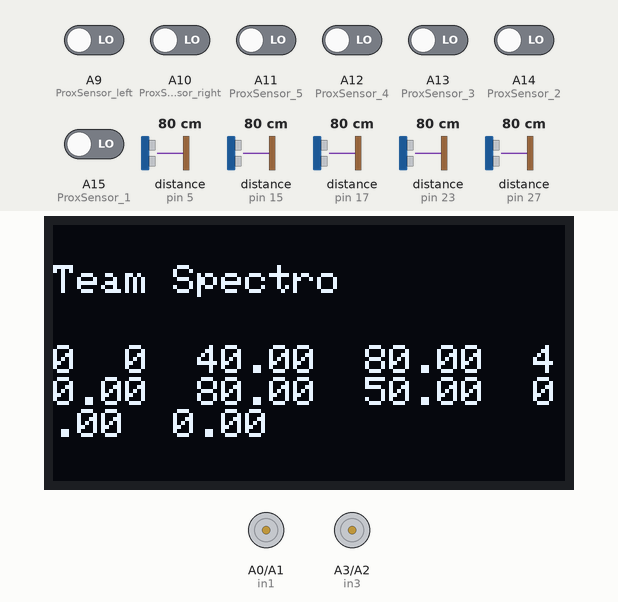
Recording of a sketch running on a simulated Arduino Mega 2560, built with avr-gcc and run on an emulated ATmega2560. On the bench: 128×64 one-colour display, motor-driver pin pairs drawn as motors (green arrow = first pin HIGH = forward, orange = second pin HIGH = backward, longer = more drive, scaled by the enable pin). The test bench sets the inputs (shaded band); at power-on: A9 (ProxSensor_left), A10 (ProxSensor_right), A11 (ProxSensor_5), A12 (ProxSensor_4), A13 (ProxSensor_3), A14 (ProxSensor_2), A15 (ProxSensor_1) LOW, distance to the obstacle (sensors on pin 15, pin 17, pin 23, pin 5, pin 27) 80 cm. The echo pulse lasts 58.3 µs per cm.

Above: at 7.8 s.
7.9 s: A9 (ProxSensor_left) driven HIGH
At 10.3 s:
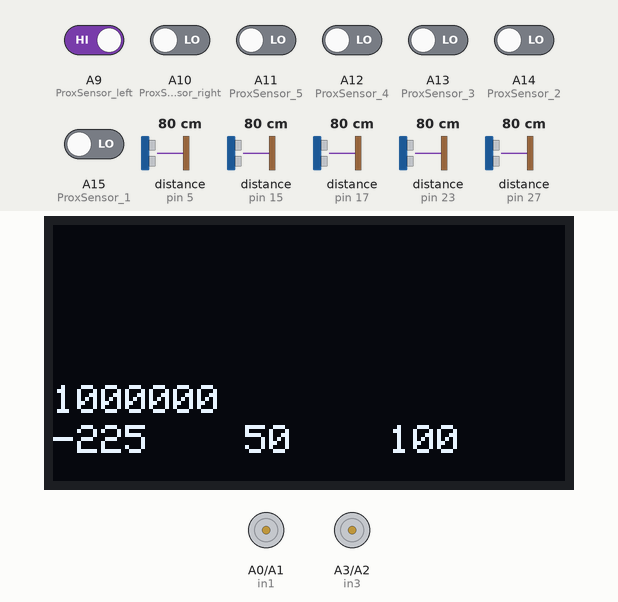
10.9 s: A10 (ProxSensor_right) driven HIGH
At 13.5 s:
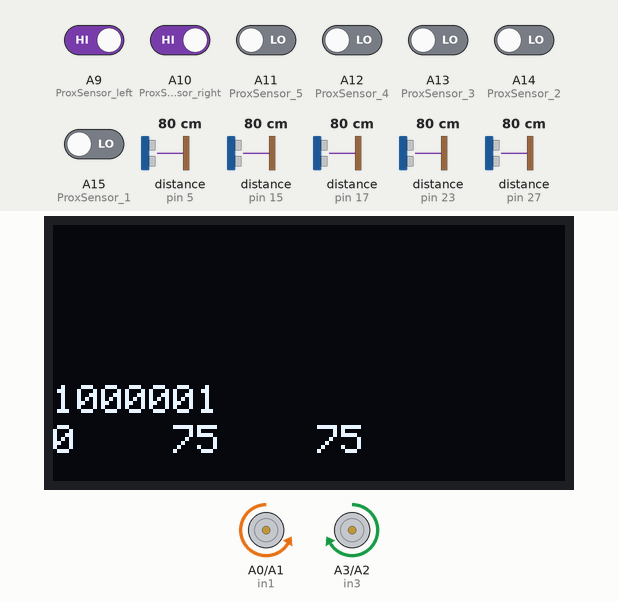
15.3 s: A9 (ProxSensor_left) driven LOW
At 16.5 s:
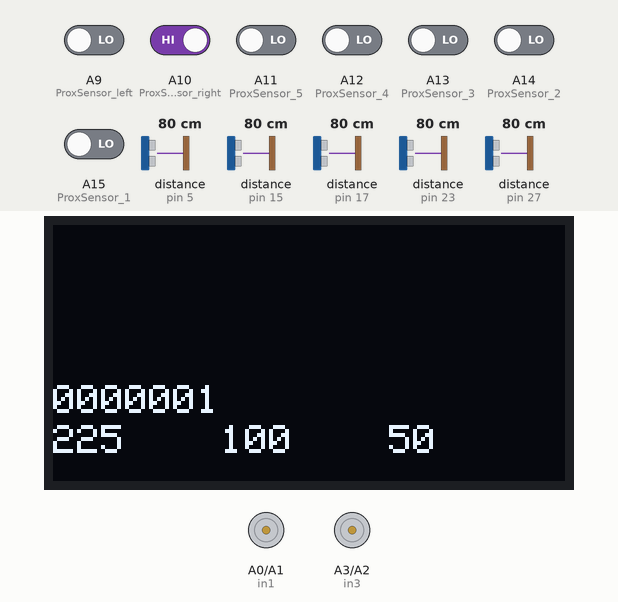
19.8 s: distance to the obstacle (sensor on pin 15) set to 2 cm
At 22.82 s:
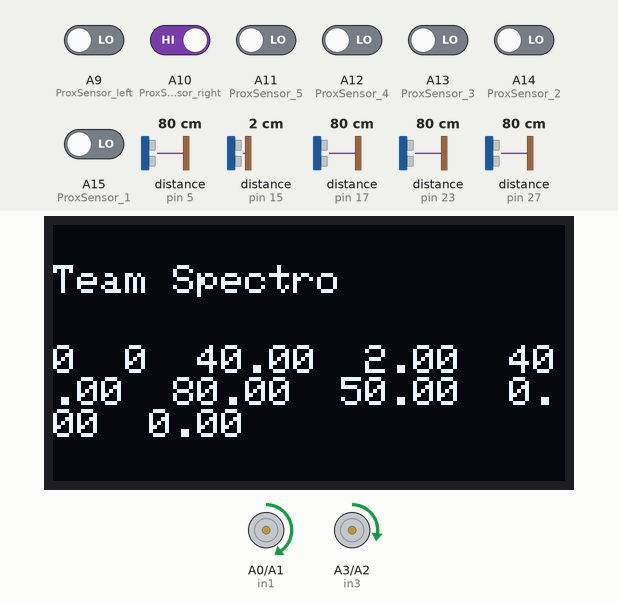
24.2 s: distance to the obstacle (sensor on pin 17) set to 2 cm
At 27.24 s:
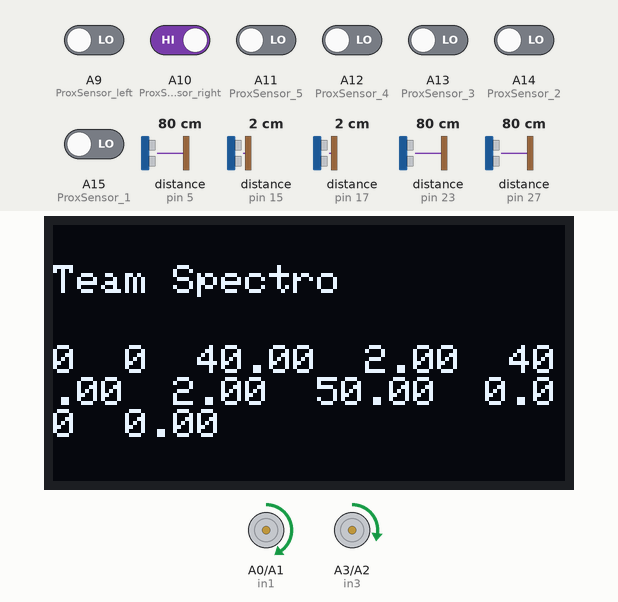
28.7 s: distance to the obstacle (sensor on pin 23) set to 2 cm
Timing chart, 0 to 32.9 s (numbered marks = the images above; inputs shaded):
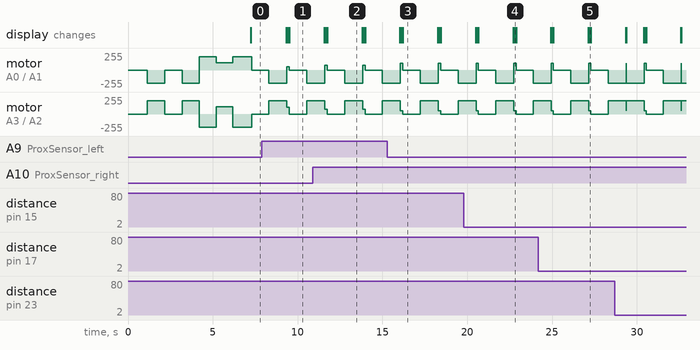

The sketch:

Blind_Box_Final.ino
```cpp
#include <HCSR04.h>


#define COLLISION_DISTANCE 48
#define MAX_SPEED 180
#define REFERENCE_DISTANCE 30


#define MAX_SENSOR_VALUE 4000
#define MAX_OF_SENSOR 3000
#define DIST_PROPORTIONAL_CONST 0.034/2
#include <Wire.h>
#include <Adafruit_GFX.h>
#include <Adafruit_SSD1306.h>


#define SCREEN_WIDTH 128 // OLED display width,  in pixels
#define SCREEN_HEIGHT 64 // OLED display height, in pixels

// declare an SSD1306 display object connected to I2C
Adafruit_SSD1306 oled(SCREEN_WIDTH, SCREEN_HEIGHT, &Wire, -1);

float box_distance1,box_distance2,box_distance3,box_distance4,box_distance5,box_front_errorD,box_back_errorD,box_errorD1,box_errorD2,box_derivative1,box_derivative2,box_integral1=0.0,box_integral2=0.0,box_previousErrorD1=0.0,box_previousErrorD2=0.0,box_outputD1,box_outputD2,MIN_SPEED = 40;
float Kp_d=0.9,Ki_d=0,Kd_d=0.9;
int speedL,speedR,basespeed=110;

bool box_enter = true;

//right motor pins
const int in1 = A0;
const int in2 = A1;
const int enA = 3;

//left motor pins
const int in3 = A3;
const int in4 = A2;
const int enB = 10;

const int ProxSensor_left=A9;     // 3 left
const int ProxSensor_1=A15;       // 2 left
const int ProxSensor_2=A14;       // 1 left
const int ProxSensor_3=A13;       // 0 middle
const int ProxSensor_4=A12;       // 1 right
const int ProxSensor_5=A11;       // 2 right
const int ProxSensor_right=A10;   // 3 right

//sensor
const int trigPin1 = 4;//box_distance1
const int echoPin1 = 5;
const int trigPin2 = 26;//box_distance2
const int echoPin2 = 27;
const int trigPin3 = 14;//box_distance3
const int echoPin3 = 15;
const int trigPin4 = 16;//box_distance4
const int echoPin4 = 17;
const int trigPin5 = 22;//box_distance5
const int echoPin5 = 23;

int error_list[5] = {0,0,0,0,0};
float kp = 0.6;
float kd = 0.;
float ki = 0.0000;
int inputVal[7] = {0,0,0,0,0,0,0};
int error = 0;
int d_error = 0;
int  i_error = 0;
int allsensors = 0;

void turnright(){
  analogWrite(enA, 200);
  analogWrite(enB, 200);
  digitalWrite(in1, HIGH);
  digitalWrite(in2, LOW) ;
  digitalWrite(in3, LOW);
  digitalWrite(in4, HIGH) ;
  delay(1000);

 }

void turnleft(){
  analogWrite(enA, 200);
  analogWrite(enB, 200);
  digitalWrite(in1, LOW);
  digitalWrite(in2, HIGH) ;
  digitalWrite(in3, HIGH);
  digitalWrite(in4, LOW) ;
  delay(1000);

 }

void stopwall(){
  analogWrite(enA, 0);
  analogWrite(enB, 0);
  digitalWrite(in1, LOW);
  digitalWrite(in2, HIGH) ;
  digitalWrite(in3, HIGH);
  digitalWrite(in4, LOW) ;
  delay(1000);

 }


void reverse(){
  analogWrite(enA, 110);
  analogWrite(enB, 110);
  digitalWrite(in1, HIGH);
  digitalWrite(in2, LOW) ;
  digitalWrite(in3, HIGH);
  digitalWrite(in4, LOW) ;
  delay(1000);

 }

bool lineDetected(){
  inputVal[0]  = digitalRead(ProxSensor_left);
  inputVal[1]  = digitalRead(ProxSensor_1);
  inputVal[2]  = digitalRead(ProxSensor_2);
  inputVal[3]  = digitalRead(ProxSensor_3);
  inputVal[4]  = digitalRead(ProxSensor_4);
  inputVal[5]  = digitalRead(ProxSensor_5);
  inputVal[6]  = digitalRead(ProxSensor_right);

  allsensors = inputVal[0] + inputVal[1] + inputVal[3] +inputVal[4] +inputVal[5] + inputVal[6] + inputVal[7];


  if (allsensors > 0){
    return true;
  }

}

bool isleftidle(){
  HCSR04 hc_left_front(trigPin1, echoPin1);
  box_distance1=hc_left_front.dist();
  HCSR04 hc_left_back(trigPin3, echoPin3);
  box_distance3=hc_left_back.dist();
  HCSR04 hc_right_back(trigPin4, echoPin4);
  box_distance4=hc_right_back.dist();
  HCSR04 hc_right_front(trigPin2, echoPin2);
  box_distance2=hc_right_front.dist();
  HCSR04 front(trigPin5, echoPin5);
  box_distance5=front.dist();

 if  ((box_distance1==0)||(box_distance1>40))
  {
    box_distance1=40;
  }

  if  ((box_distance2==0)||(box_distance2>40))
  {
    box_distance2=40;
  }


  if (box_distance1 = 40){
    return true;
  }

  else{
    return false;
  }


}

bool isfrontblocked(){

  HCSR04 hc_left_front(trigPin1, echoPin1);
  box_distance1=hc_left_front.dist();
  HCSR04 hc_left_back(trigPin3, echoPin3);
  box_distance3=hc_left_back.dist();
  HCSR04 hc_right_back(trigPin4, echoPin4);
  box_distance4=hc_right_back.dist();
  HCSR04 hc_right_front(trigPin2, echoPin2);
  box_distance2=hc_right_front.dist();
  HCSR04 front(trigPin5, echoPin5);
  box_distance5=front.dist();

 if  ((box_distance1==0)||(box_distance1>40))
  {
    box_distance1=40;
  }

  if  ((box_distance2==0)||(box_distance2>40))
  {
    box_distance2=40;
  }


  if (box_distance5 < 35) {
    return true;
  }

  else{
    return false;
  }


}


void wall_following(){


  HCSR04 hc_left_front(trigPin1, echoPin1);
  box_distance1=hc_left_front.dist();
  HCSR04 hc_left_back(trigPin3, echoPin3);
  box_distance3=hc_left_back.dist();
  HCSR04 hc_right_back(trigPin4, echoPin4);
  box_distance4=hc_right_back.dist();
  HCSR04 hc_right_front(trigPin2, echoPin2);
  box_distance2=hc_right_front.dist();
  HCSR04 front(trigPin5, echoPin5);
  box_distance5=front.dist();

 if  ((box_distance1==0)||(box_distance1>40))
  {
    box_distance1=40;
  }

  if  ((box_distance2==0)||(box_distance2>40))
  {
    box_distance2=40;
  }
   if  ((box_distance3==0)||(box_distance3>40))
  {
    box_distance3=40;
  }
   if  ((box_distance4==0)||(box_distance4>40))
  {
    box_distance4=40;
  }
  if  ((box_distance5==0)||(box_distance5>50))
  {
    box_distance5=50;
  }


  if ((box_distance1+box_distance3)<=(box_distance2+box_distance4)){

    if (box_distance1==40){
      box_errorD1=(REFERENCE_DISTANCE-(box_distance1*2));


      }
      else{
        box_errorD1=(REFERENCE_DISTANCE-(box_distance1*0.8+box_distance3)/2);
      }

      box_derivative1=box_errorD1-box_previousErrorD1;
      box_integral1+=box_errorD1;

    box_previousErrorD1=box_errorD1;

    box_outputD1=(Kp_d*box_errorD1+Kd_d*box_derivative1+Ki_d*box_integral1)/1.6;

    speedL=basespeed+box_outputD1;
    speedR=basespeed-box_outputD1;


    }

  else{

    if (box_distance2==40){
      box_errorD2=(REFERENCE_DISTANCE-(box_distance2*2));


      }
      else{
    box_errorD2=REFERENCE_DISTANCE-((box_distance2*0.8+box_distance4)/2);
      }

    box_derivative2=box_errorD2-box_previousErrorD2;
    box_integral2+=box_errorD2;

    box_previousErrorD2=box_errorD2;

    box_outputD2=(Kp_d*box_errorD2+Kd_d*box_derivative2+Ki_d*box_integral2)/1.6;

    speedL=basespeed-box_outputD2;
    speedR=basespeed+box_outputD2;


    }

    Serial.print("control_Error = "+String(box_outputD1));
    Serial.print(" ");
    Serial.print(box_distance1);
    Serial.print(" ");
    Serial.print(box_distance3);
    Serial.print(" ");
    Serial.print(box_distance2);
    Serial.print(" ");
    Serial.print(box_distance4);
    Serial.println();


    //int ctrl=round(control_signal);
    //int boundedctrl=constrain(ctrl,-10,10);


    if (speedL>=MAX_SPEED){
      speedL=MAX_SPEED;
    }
    if (speedL<=MIN_SPEED){
      speedL=MIN_SPEED;
    }
    if (speedR>=MAX_SPEED){
      speedR=MAX_SPEED;
    }
    if (speedR<=MIN_SPEED){
      speedR=MIN_SPEED;

      }
    analogWrite(enB,speedL);
    analogWrite(enA,speedR);
    digitalWrite(in3, HIGH);
    digitalWrite(in4, LOW);
    digitalWrite(in1, HIGH);
    digitalWrite(in2, LOW);
    }


bool check_collision(){
  HCSR04 front(trigPin5, echoPin5);
  box_distance5=front.dist();

   if  ((box_distance5==0)||(box_distance5>50))
  {
    box_distance5=50;
  }


  if(box_distance5<=COLLISION_DISTANCE){
    return true;
  }else{
    return false;
  }
 }


void linefollow(){

  inputVal[0]  = digitalRead(ProxSensor_left);
  inputVal[1]  = digitalRead(ProxSensor_1);
  inputVal[2]  = digitalRead(ProxSensor_2);
  inputVal[3]  = digitalRead(ProxSensor_3);
  inputVal[4]  = digitalRead(ProxSensor_4);
  inputVal[5]  = digitalRead(ProxSensor_5);
  inputVal[6]  = digitalRead(ProxSensor_right);

  error = (-inputVal[0]*3000 -inputVal[1]*300 - inputVal[2]*200 + inputVal[4]*200 +inputVal[5]*300 + inputVal[6]*3000)/(8*(inputVal[0]+inputVal[1]+inputVal[2]+inputVal[3]+inputVal[4]+inputVal[5]+inputVal[6]));

  for (int i = 0; i<4 ; i++){
    error_list[i] = error_list[i+1];
  }

  error_list[4] = error;
  d_error = error_list[4] - error_list[3];

  i_error = i_error + error;
  int pid = kp*error + kd*d_error + ki*i_error;

  oled.clearDisplay();
  oled.setTextSize(1);
  oled.setTextColor(WHITE);
  oled.setCursor(0, 40);
  oled.print(inputVal[0]);
  oled.print(inputVal[1]);
  oled.print(inputVal[2]);
  oled.print(inputVal[3]);
  oled.print(inputVal[4]);
  oled.print(inputVal[5]);
  oled.println(inputVal[6]);

  oled.display();

int base_speed = 80;
 int plus_speed = 80;
 int min_speed = 80;


  base_speed = 75;
  plus_speed = base_speed + pid;
  min_speed = base_speed - pid;

  if (base_speed + pid > 100){
    plus_speed =100;
  }

  else if(base_speed - pid > 100){
    min_speed = 100;
  }

  if (base_speed + pid < 50){
    plus_speed = 50;
  }

  else if (base_speed - pid < 50){
    min_speed =50;
  }


  oled.setTextSize(1);
  oled.setTextColor(WHITE);
  oled.setCursor(0, 50);
  oled.print(pid);
  oled.print("    ");
  oled.print(plus_speed);
  oled.print("    ");
  oled.println(min_speed);
  oled.display();

  analogWrite(enA, plus_speed);
  analogWrite(enB, min_speed);
  digitalWrite(in1, HIGH);
  digitalWrite(in2, LOW) ;
  digitalWrite(in3, HIGH);
  digitalWrite(in4, LOW) ;


}


void setup() {
  Serial.begin(9600);
  // initialize OLED display with address 0x3C for 128x64
   if (!oled.begin(SSD1306_SWITCHCAPVCC, 0x3C)) {
    Serial.println(F("SSD1306 allocation failed"));
    while (true);
  }


  //////line sensors//////

  pinMode(ProxSensor_left,INPUT);
  pinMode(ProxSensor_1,INPUT);
  pinMode(ProxSensor_2,INPUT);
  pinMode(ProxSensor_3,INPUT);
  pinMode(ProxSensor_4,INPUT);
  pinMode(ProxSensor_5,INPUT);
  pinMode(ProxSensor_right,INPUT);

  // Set all the motor control pins to outputs
	pinMode(enA, OUTPUT);
	pinMode(enB, OUTPUT);
	pinMode(in1, OUTPUT);
	pinMode(in2, OUTPUT);
	pinMode(in3, OUTPUT);
	pinMode(in4, OUTPUT);

	// Turn off motors - Initial state
	digitalWrite(in1, LOW);
	digitalWrite(in2, LOW);
	digitalWrite(in3, LOW);
	digitalWrite(in4, LOW);


  pinMode(in3,OUTPUT);
  pinMode(in4,OUTPUT);
  pinMode(in1,OUTPUT);
  pinMode(in2,OUTPUT);
  pinMode(enB,OUTPUT);
  pinMode(enA,OUTPUT);

  pinMode(trigPin1,OUTPUT);
  pinMode(echoPin1,INPUT);
  pinMode(trigPin2,OUTPUT);
  pinMode(echoPin2,INPUT);
  pinMode(trigPin3,OUTPUT);
  pinMode(echoPin3,INPUT);
  pinMode(trigPin4,OUTPUT);
  pinMode(echoPin4,INPUT);
  pinMode(trigPin5,OUTPUT);
  pinMode(echoPin5,INPUT);

  // Turn off motors - Initial state
    digitalWrite(in3, LOW);
    digitalWrite(in4, LOW);
    digitalWrite(in1, LOW);
    digitalWrite(in2, LOW);


  oled.clearDisplay(); // clear display

  oled.setTextSize(1);          // text size
  oled.setTextColor(WHITE);     // text color
  oled.setCursor(0, 10);        // position to display
  oled.println("TEAM SPECTRO"); // text to display
  oled.display();               // show on OLED

}

void loop() {


  HCSR04 hc_left_front(trigPin1, echoPin1);
  box_distance1=hc_left_front.dist();
  HCSR04 hc_left_back(trigPin3, echoPin3);
  box_distance3=hc_left_back.dist();
  HCSR04 hc_right_back(trigPin4, echoPin4);
  box_distance4=hc_right_back.dist();
  HCSR04 hc_right_front(trigPin2, echoPin2);
  box_distance2=hc_right_front.dist();
  HCSR04 front(trigPin5, echoPin5);
  box_distance5=front.dist();

  if ((box_distance1==0)||(box_distance1>40)){
    box_distance1=40;
  }

  if  ((box_distance2==0)||(box_distance2>40)){
    box_distance2=40;
  }

  if ((box_distance3==0)||(box_distance3>40)){
    box_distance3=40;
  }

  if  ((box_distance4==0)||(box_distance4>40)){
    box_distance4=40;
  }

  if  ((box_distance5==0)||(box_distance5>50)){
    box_distance5=50;
  }

  if (box_enter){

    if (isleftidle()){
    stopwall();
    if (isleftidle()){

      turnleft();
      box_enter = false;
      }
    }
  }

  if (lineDetected()){
    linefollow();

  }

  if (isleftidle()){
    stopwall();
    if (isleftidle()){

      turnleft();
      if (lineDetected()){
        linefollow();
      }


      else{

        turnright();
        reverse();
        turnright();
      }

    }


  }


  if (check_collision()){
    if (isleftidle()){
      turnleft();
      if (lineDetected()){
        linefollow();
      }


      else{

        turnright();
        reverse();
        turnright();
      }


  }


    else{
      turnright();
    }

    }
  oled.clearDisplay();
  oled.setTextSize(1);
  oled.setTextColor(WHITE);
  oled.setCursor(0, 10);
  oled.println("Team Spectro");
  oled.setCursor(0, 30);
  oled.print(speedL);
  oled.print("  ");
  oled.print(speedR);
  oled.print("  ");
  oled.print(box_distance1);
  oled.print("  ");
  oled.print(box_distance3);
  oled.print("  ");
  oled.print(box_distance2);
  oled.print("  ");
  oled.print(box_distance4);
  oled.print("  ");
  oled.print(box_distance5);
  oled.print("  ");
  oled.print(box_outputD1);
  oled.print("  ");
  oled.print(box_outputD2);
  oled.display();


}
```

Measured:
- after the input at 7.9 s, the display: first changes after 1.4 s (image 1 shows a later state)
- what the display in image 2 shows lasts 2.1 s, from 11.7 s to 13.8 s
